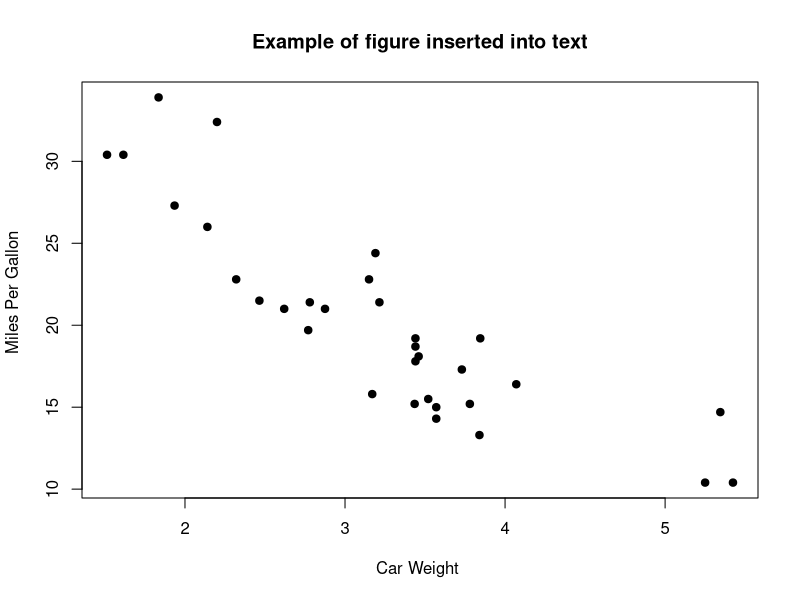
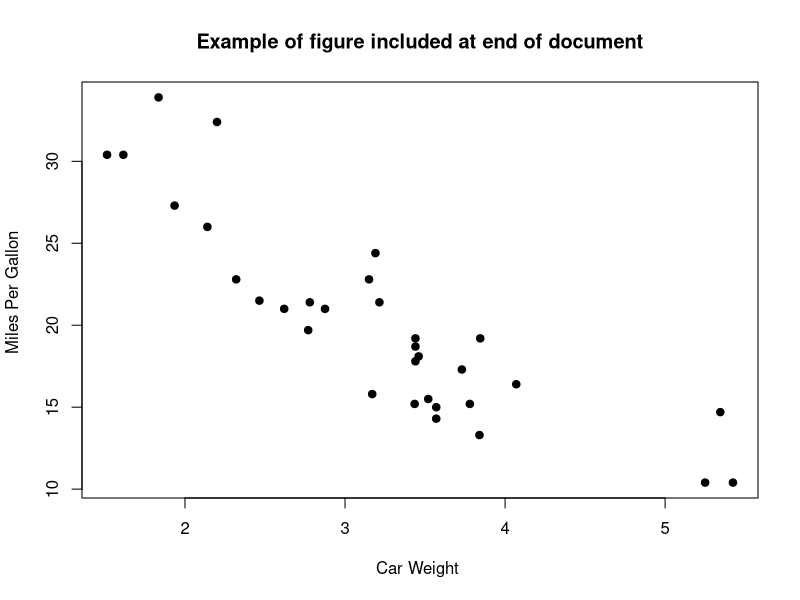

The R script that drew these images, in order:
## ---- chunk 1
library(tidyverse)
plot(mtcars$wt, mtcars$mpg, main="Example of figure inserted into text",
   xlab="Car Weight ", ylab="Miles Per Gallon ", pch=19)
## ---- chunk 2
library(xtable)
print(xtable(summary(cars), caption="Landscape table: Can make table landscape with xtable"),
      floating.environment="sidewaystable", comment=FALSE)
## ---- chunk 3
library(tidyverse)
library(knitr)
library(kableExtra)
landscape(kable(mtcars %>% glimpse(),booktabs=T, caption = "The second table, which you can make landscape with kable") %>% kable_styling(latex_options="striped"))
## ---- chunk 4
library(tidyverse)
plot(mtcars$wt, mtcars$mpg, main="Example of figure included at end of document",
   xlab="Car Weight ", ylab="Miles Per Gallon ", pch=19)
